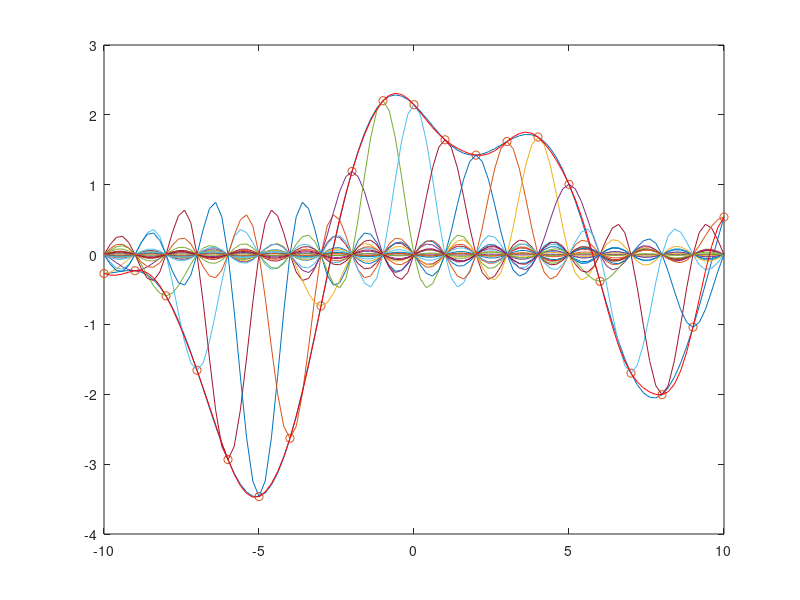

Write MATLAB code to recreate this figure.
%% Example of reconstruction with an ideal lowpass filter
clear, clc, close all

% addpath('D:\Jose\Dropbox\research\codes\f')


x = linspace(-10,10, 101);
y = @(x) cos(x/2) - sin(x) + cos(x/2-pi/4) - sin(x/4-deg2rad(154));
t = linspace(-10,10, 21);
T = abs(t(1)-t(2));
ys = y(t);

figure, hold on, box on
plot(x, y(x), 'DisplayName', 'original')
plot(t, ys, 'o', 'DisplayName', 'sampled')
f = zeros(length(ys), length(x));
for n = 1:length(ys)
    f(n, :) = ys(n)*sinc(x-t(n)*T);
    plot(x, f(n, :), 'DisplayName', sprintf('f%d', n))
end

plot(x, sum(f, 1), 'r', 'DisplayName', 'interp')
% m = matlab2tikz(gca);
% m.write('recontruction_ideal_lpf.tex')
